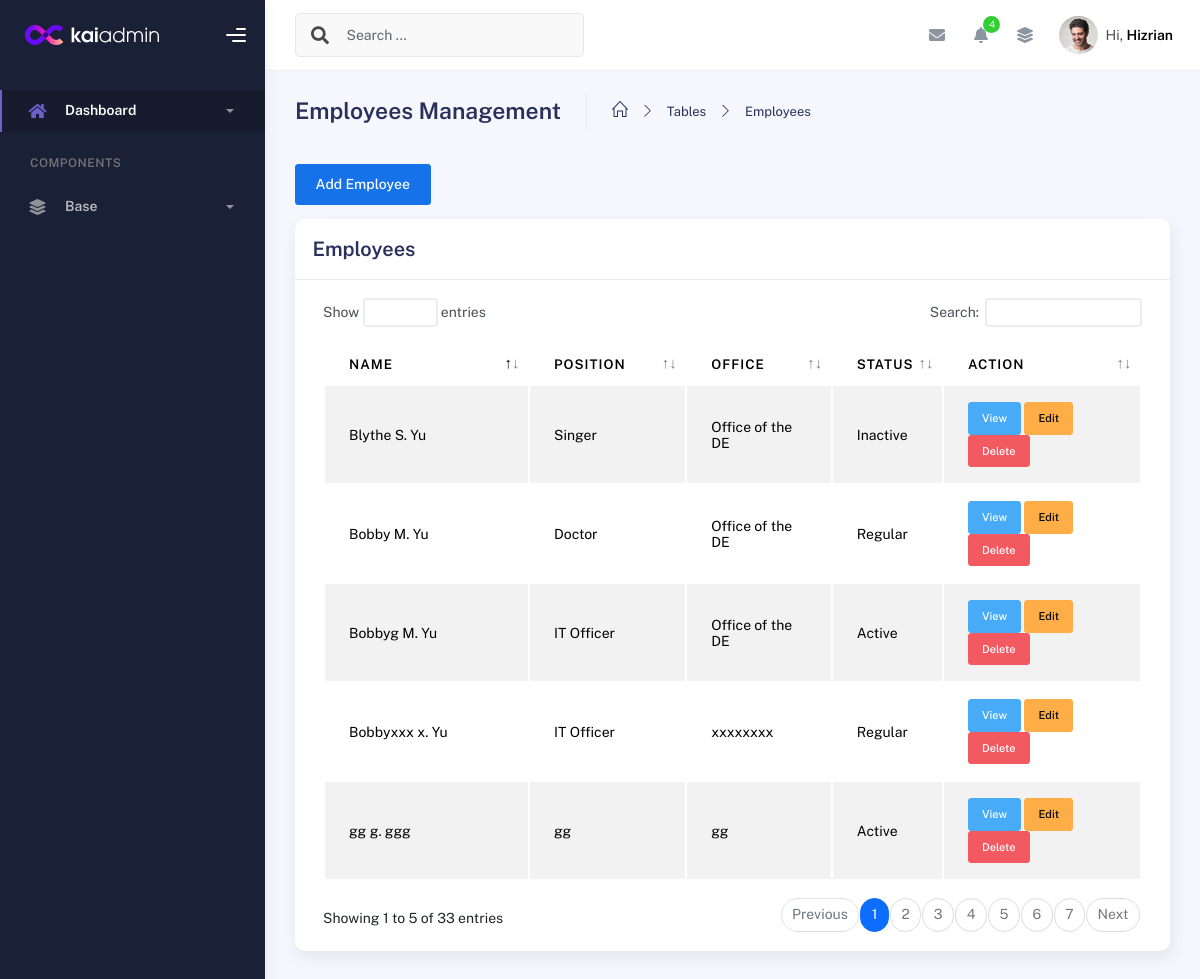
The page /employees/ on the database as committed earlier.
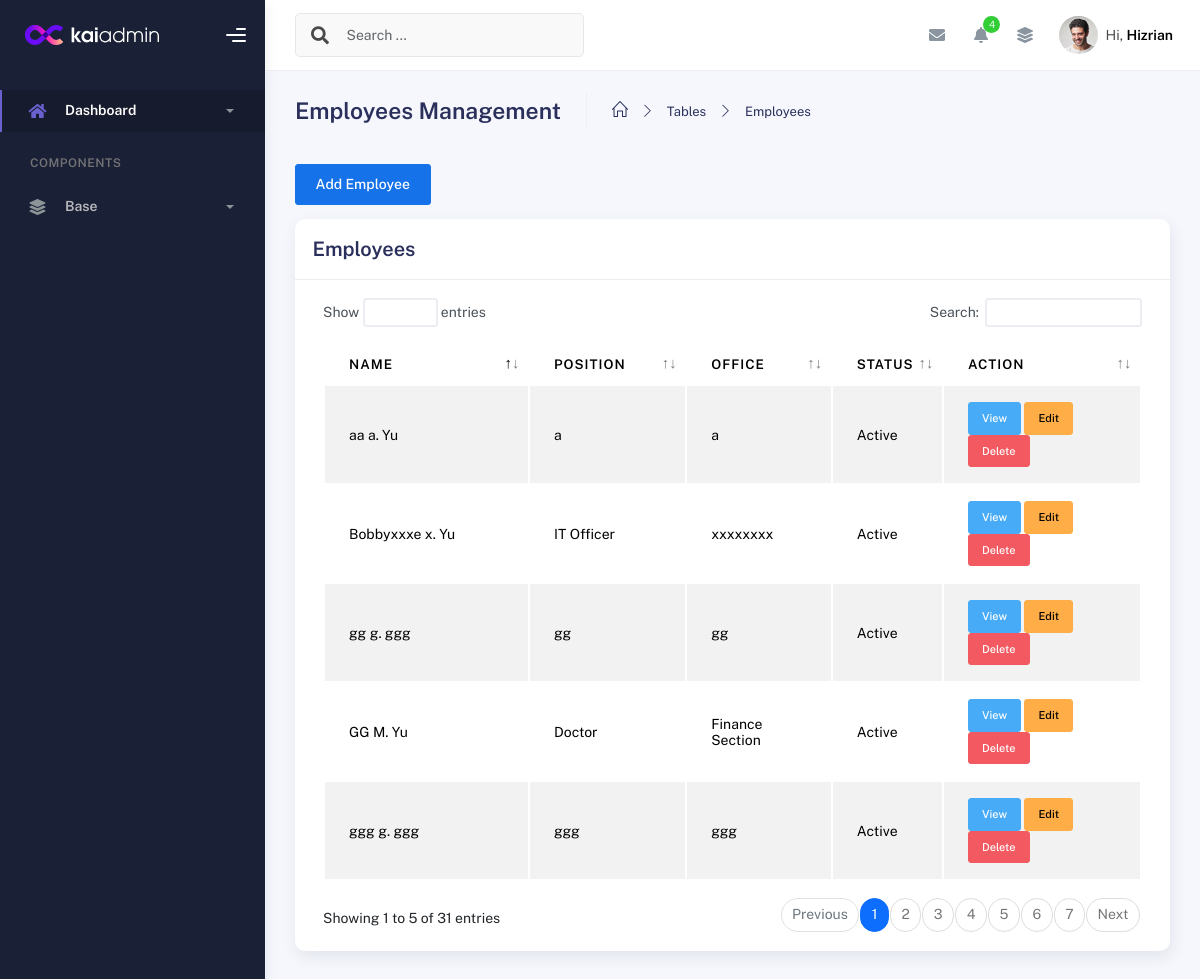
The same page on the database as committed later.
### inventory/models.py (models this page shows, shortened)
class Employee(models.Model):
    desktop_package = models.ForeignKey(Desktop_Package, on_delete=models.CASCADE, null=True)
    employee_fname = models.CharField(max_length=100, blank=True, null=True)
    employee_mname = models.CharField(max_length=100, blank=True, null=True)
    employee_lname = models.CharField(max_length=100, blank=True, null=True)
    employee_position = models.CharField(max_length=100, blank=True, null=True)
    employee_office = models.CharField(max_length=100, blank=True, null=True)
    employee_status = models.CharField(max_length=100, blank=True, null=True)

### inventory/views.py (the view, shortened to what this page needs)
# urls.py: path('employees/', views.employee_list, name='employee_list'),  # Handles both GET (list) and POST (add) employees
def employee_list(request):
    employees = Employee.objects.all()
    return render(request, 'employees.html', {'employees': employees})

### templates/employees.html (shortened to what this page needs)
{% extends 'base.html' %}
{% block content %}
<div class="container">
  <div class="page-inner">
    <div class="page-header">
      <h3 class="fw-bold mb-3">Employees Management</h3>
      <ul class="breadcrumbs mb-3">
        <li class="nav-home">
          <a href="#"><i class="icon-home"></i></a>
        </li>
        <li class="separator"><i class="icon-arrow-right"></i></li>
        <li class="nav-item"><a href="#">Tables</a></li>
        <li class="separator"><i class="icon-arrow-right"></i></li>
        <li class="nav-item"><a href="#">Employees</a></li>
      </ul>
    </div>
    <button class="btn btn-primary mb-3" data-bs-toggle="modal" data-bs-target="#addEmployeeModal">Add Employee</button>
     <div class="row">
      <div class="col-md-12">
        <div class="card">
          <div class="card-header">
            <h4 class="card-title">Employees</h4>
          </div>
          <div class="card-body">
            <div class="table-responsive">
              <table id="multi-filter-select" class="display table table-striped table-hover dataTable">
                <thead>
                  <tr>
                    <th>Name</th>
                    <th>Position</th>
                    <th>Office</th>
                    <th>Status</th>
                    <th>Action</th>
                  </tr>
                </thead>
                <tbody>
                  {% for employee in employees %}
                  <tr>
                    <td>
                      {{ employee.employee_fname }}
                      {% if employee.employee_mname %} {{ employee.employee_mname }}.{% endif %}
                      {{ employee.employee_lname }}
                    </td>
                    <td>{{ employee.employee_position }}</td>
                    <td>{{ employee.employee_office }}</td>
                    <td>{{ employee.employee_status }}</td>
                    <td>
                      <button class="btn btn-info btn-sm" data-bs-toggle="modal" data-bs-target="#viewEmployeeModal{{ employee.id }}">View</button>
                      <button class="btn btn-warning btn-sm" data-bs-toggle="modal" data-bs-target="#editEmployeeModal{{ employee.id }}">Edit</button>
                      <button class="btn btn-danger btn-sm" data-bs-toggle="modal" data-bs-target="#deleteEmployeeModal{{ employee.id }}">Delete</button>
                    </td>
                  </tr>
                  {% endfor %}
                </tbody>
              </table>
            </div>
          </div>
        </div>
      </div>
    </div>
</div>
{% endblock %}

Rows that differ between the two databases and show on the page:
removed Employee: employee_fname "Blythe", employee_mname "S", employee_lname "Yu", employee_position "Singer", employee_office "Office of the DE", employee_status "Inactive"
removed Employee: employee_fname "Bobby", employee_mname "M", employee_lname "Yu", employee_position "Doctor", employee_office "Office of the DE", employee_status "Regular"
removed Employee: employee_fname "Bobbyg", employee_mname "M", employee_lname "Yu", employee_position "IT Officer", employee_office "Office of the DE", employee_status "Active"
changed Employee "IT Officer": employee_fname "Bobbyxxx" → "Bobbyxxxe"; employee_status "Regular" → "Active"
now on this page (row unchanged): Employee: employee_fname "GG", employee_mname "M", employee_lname "Yu", employee_position "Doctor", employee_office "Finance Section", employee_status "Active"
now on this page (row unchanged): Employee: employee_fname "ggg", employee_mname "g", employee_lname "ggg", employee_position "ggg", employee_office "ggg", employee_status "Active"
added Employee: employee_fname "aa", employee_mname "a", employee_lname "Yu", employee_position "a", employee_office "a", employee_status "Active"
Other text that changed with them:
text written by a page script: "Show entries Search: Showing 1 to 5 of 33 entries Previous 1 2 3 4 5 6 7 Next" → "Show entries Search: Showing 1 to 5 of 31 entries Previous 1 2 3 4 5 6 7 Next"
